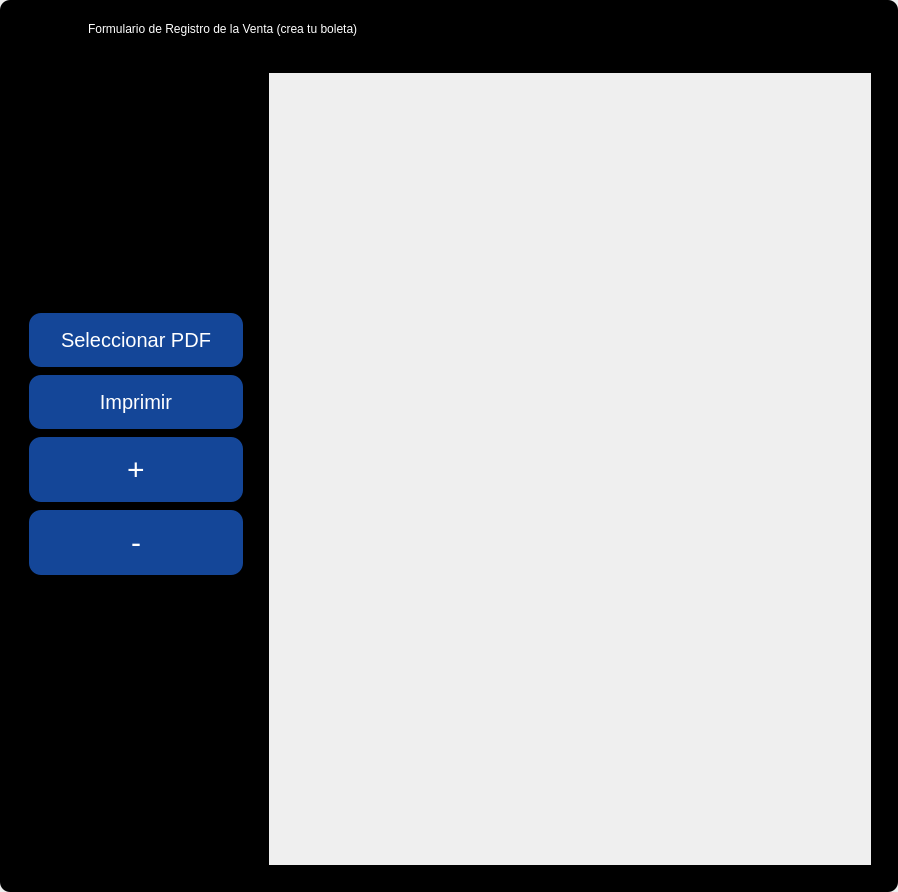
<?xml version="1.0" encoding="UTF-8"?>
<ui version="4.0">
 <class>MainWindow</class>
 <widget class="QMainWindow" name="MainWindow">
  <property name="geometry">
   <rect>
    <x>0</x>
    <y>0</y>
    <width>898</width>
    <height>892</height>
   </rect>
  </property>
  <property name="windowTitle">
   <string>MainWindow</string>
  </property>
  <property name="toolTipDuration">
   <number>-1</number>
  </property>
  <property name="styleSheet">
   <string notr="true"/>
  </property>
  <widget class="QWidget" name="centralwidget">
   <property name="styleSheet">
    <string notr="true"/>
   </property>
   <layout class="QVBoxLayout" name="verticalLayout">
    <property name="spacing">
     <number>0</number>
    </property>
    <property name="leftMargin">
     <number>0</number>
    </property>
    <property name="topMargin">
     <number>0</number>
    </property>
    <property name="rightMargin">
     <number>0</number>
    </property>
    <property name="bottomMargin">
     <number>0</number>
    </property>
    <item>
     <widget class="QFrame" name="frame">
      <property name="enabled">
       <bool>true</bool>
      </property>
      <property name="styleSheet">
       <string notr="true">
QFrame {
border-radius:10px;
	background-color: rgb(0, 0, 0);
 }
</string>
      </property>
      <property name="frameShape">
       <enum>QFrame::StyledPanel</enum>
      </property>
      <property name="frameShadow">
       <enum>QFrame::Raised</enum>
      </property>
      <layout class="QVBoxLayout" name="verticalLayout_2">
       <item>
        <widget class="QFrame" name="frame_superior">
         <property name="minimumSize">
          <size>
           <width>0</width>
           <height>40</height>
          </size>
         </property>
         <property name="maximumSize">
          <size>
           <width>16777215</width>
           <height>40</height>
          </size>
         </property>
         <property name="styleSheet">
          <string notr="true">QPushButton{
border-radius:18px;
}

QPushButton:hover{
	background-color: rgb(0, 0, 0);
}
</string>
         </property>
         <property name="frameShape">
          <enum>QFrame::StyledPanel</enum>
         </property>
         <property name="frameShadow">
          <enum>QFrame::Raised</enum>
         </property>
         <layout class="QHBoxLayout" name="horizontalLayout_3">
          <property name="spacing">
           <number>4</number>
          </property>
          <property name="leftMargin">
           <number>0</number>
          </property>
          <property name="topMargin">
           <number>0</number>
          </property>
          <property name="rightMargin">
           <number>0</number>
          </property>
          <property name="bottomMargin">
           <number>0</number>
          </property>
          <item>
           <spacer name="horizontalSpacer">
            <property name="orientation">
             <enum>Qt::Horizontal</enum>
            </property>
            <property name="sizeType">
             <enum>QSizePolicy::Fixed</enum>
            </property>
            <property name="sizeHint" stdset="0">
             <size>
              <width>25</width>
              <height>15</height>
             </size>
            </property>
           </spacer>
          </item>
          <item>
           <widget class="QPushButton" name="pushButton">
            <property name="maximumSize">
             <size>
              <width>50</width>
              <height>35</height>
             </size>
            </property>
            <property name="styleSheet">
             <string notr="true">QPushButton{
background-color: rgb(0, 0, 0);
}</string>
            </property>
            <property name="text">
             <string/>
            </property>
            <property name="icon">
             <iconset>
              <normalon>../image/ventas.png</normalon>
             </iconset>
            </property>
            <property name="iconSize">
             <size>
              <width>35</width>
              <height>25</height>
             </size>
            </property>
           </widget>
          </item>
          <item>
           <widget class="QLabel" name="label_2">
            <property name="layoutDirection">
             <enum>Qt::LeftToRight</enum>
            </property>
            <property name="styleSheet">
             <string notr="true">color:white;
font: 12pt &quot;MS Shell Dlg 2&quot;;</string>
            </property>
            <property name="text">
             <string>Formulario de Registro de la Venta (crea tu boleta)</string>
            </property>
            <property name="scaledContents">
             <bool>false</bool>
            </property>
            <property name="alignment">
             <set>Qt::AlignLeading|Qt::AlignLeft|Qt::AlignVCenter</set>
            </property>
            <property name="margin">
             <number>0</number>
            </property>
           </widget>
          </item>
          <item>
           <widget class="QPushButton" name="btn_exit">
            <property name="minimumSize">
             <size>
              <width>38</width>
              <height>38</height>
             </size>
            </property>
            <property name="maximumSize">
             <size>
              <width>38</width>
              <height>38</height>
             </size>
            </property>
            <property name="cursor">
             <cursorShape>PointingHandCursor</cursorShape>
            </property>
            <property name="text">
             <string/>
            </property>
            <property name="iconSize">
             <size>
              <width>35</width>
              <height>35</height>
             </size>
            </property>
           </widget>
          </item>
          <item>
           <widget class="QPushButton" name="bt_minimizar">
            <property name="minimumSize">
             <size>
              <width>38</width>
              <height>38</height>
             </size>
            </property>
            <property name="maximumSize">
             <size>
              <width>38</width>
              <height>38</height>
             </size>
            </property>
            <property name="cursor">
             <cursorShape>PointingHandCursor</cursorShape>
            </property>
            <property name="styleSheet">
             <string notr="true"/>
            </property>
            <property name="text">
             <string/>
            </property>
            <property name="icon">
             <iconset>
              <normaloff>image/minus.svg</normaloff>image/minus.svg</iconset>
            </property>
            <property name="iconSize">
             <size>
              <width>38</width>
              <height>38</height>
             </size>
            </property>
           </widget>
          </item>
          <item>
           <widget class="QPushButton" name="bt_maximizar">
            <property name="minimumSize">
             <size>
              <width>38</width>
              <height>38</height>
             </size>
            </property>
            <property name="maximumSize">
             <size>
              <width>38</width>
              <height>38</height>
             </size>
            </property>
            <property name="cursor">
             <cursorShape>PointingHandCursor</cursorShape>
            </property>
            <property name="styleSheet">
             <string notr="true"/>
            </property>
            <property name="text">
             <string/>
            </property>
            <property name="icon">
             <iconset>
              <normaloff>image/chevron-up.svg</normaloff>image/chevron-up.svg</iconset>
            </property>
            <property name="iconSize">
             <size>
              <width>38</width>
              <height>38</height>
             </size>
            </property>
           </widget>
          </item>
          <item>
           <widget class="QPushButton" name="bt_restaurar">
            <property name="minimumSize">
             <size>
              <width>38</width>
              <height>38</height>
             </size>
            </property>
            <property name="maximumSize">
             <size>
              <width>38</width>
              <height>38</height>
             </size>
            </property>
            <property name="cursor">
             <cursorShape>PointingHandCursor</cursorShape>
            </property>
            <property name="styleSheet">
             <string notr="true"/>
            </property>
            <property name="text">
             <string/>
            </property>
            <property name="icon">
             <iconset>
              <normaloff>image/chevron-down.svg</normaloff>image/chevron-down.svg</iconset>
            </property>
            <property name="iconSize">
             <size>
              <width>38</width>
              <height>38</height>
             </size>
            </property>
           </widget>
          </item>
          <item>
           <widget class="QPushButton" name="bt_cerrar">
            <property name="minimumSize">
             <size>
              <width>38</width>
              <height>38</height>
             </size>
            </property>
            <property name="maximumSize">
             <size>
              <width>38</width>
              <height>38</height>
             </size>
            </property>
            <property name="cursor">
             <cursorShape>PointingHandCursor</cursorShape>
            </property>
            <property name="styleSheet">
             <string notr="true"/>
            </property>
            <property name="text">
             <string/>
            </property>
            <property name="icon">
             <iconset>
              <normaloff>image/x.svg</normaloff>image/x.svg</iconset>
            </property>
            <property name="iconSize">
             <size>
              <width>38</width>
              <height>38</height>
             </size>
            </property>
           </widget>
          </item>
         </layout>
        </widget>
       </item>
       <item>
        <widget class="QFrame" name="frame_3">
         <property name="frameShape">
          <enum>QFrame::StyledPanel</enum>
         </property>
         <property name="frameShadow">
          <enum>QFrame::Raised</enum>
         </property>
         <layout class="QHBoxLayout" name="horizontalLayout_4">
          <item>
           <layout class="QVBoxLayout" name="verticalLayout_6">
            <property name="spacing">
             <number>9</number>
            </property>
            <property name="leftMargin">
             <number>9</number>
            </property>
            <property name="topMargin">
             <number>9</number>
            </property>
            <property name="rightMargin">
             <number>9</number>
            </property>
            <property name="bottomMargin">
             <number>9</number>
            </property>
            <item>
             <layout class="QVBoxLayout" name="verticalLayout_7">
              <property name="spacing">
               <number>0</number>
              </property>
              <property name="topMargin">
               <number>0</number>
              </property>
              <property name="rightMargin">
               <number>0</number>
              </property>
              <property name="bottomMargin">
               <number>50</number>
              </property>
              <item>
               <widget class="QPushButton" name="btn_open_file">
                <property name="cursor">
                 <cursorShape>PointingHandCursor</cursorShape>
                </property>
                <property name="styleSheet">
                 <string notr="true">QPushButton {
                background-color: #144698; /* Azul Oscuro */
                border: none;
                color: white;
                padding: 15px 32px;
                text-align: center;
                text-decoration: none;
                font-size: 20px;
                margin: 4px 2px;
                border-radius: 12px;
            }
            QPushButton:hover {
                background-color: #2D005F;
            }
            QPushButton:pressed {
                background-color: #2e7031;
            }</string>
                </property>
                <property name="text">
                 <string>Seleccionar PDF</string>
                </property>
                <property name="icon">
                 <iconset>
                  <normalon>../image/pdf.png</normalon>
                 </iconset>
                </property>
                <property name="iconSize">
                 <size>
                  <width>30</width>
                  <height>30</height>
                 </size>
                </property>
               </widget>
              </item>
              <item>
               <widget class="QPushButton" name="print_button">
                <property name="cursor">
                 <cursorShape>PointingHandCursor</cursorShape>
                </property>
                <property name="styleSheet">
                 <string notr="true">QPushButton {
                background-color: #144698; /* Azul Oscuro */
                border: none;
                color: white;
                padding: 15px 32px;
                text-align: center;
                text-decoration: none;
                font-size: 20px;
                margin: 4px 2px;
                border-radius: 12px;
            }
            QPushButton:hover {
                background-color: #2D005F;
            }
            QPushButton:pressed {
                background-color: #2e7031;
            }</string>
                </property>
                <property name="text">
                 <string>Imprimir</string>
                </property>
                <property name="icon">
                 <iconset>
                  <normalon>../image/printing.png</normalon>
                 </iconset>
                </property>
                <property name="iconSize">
                 <size>
                  <width>30</width>
                  <height>30</height>
                 </size>
                </property>
               </widget>
              </item>
              <item>
               <widget class="QPushButton" name="zoom_in_button">
                <property name="font">
                 <font>
                  <pointsize>-1</pointsize>
                  <underline>false</underline>
                  <strikeout>false</strikeout>
                 </font>
                </property>
                <property name="cursor">
                 <cursorShape>PointingHandCursor</cursorShape>
                </property>
                <property name="styleSheet">
                 <string notr="true">QPushButton {
                background-color: #144698; /* Azul Oscuro */
                border: none;
                color: white;
                padding: 15px 32px;
                text-align: center;
                text-decoration: none;
                font-size: 30px;
                margin: 4px 2px;
                border-radius: 12px;
            }
            QPushButton:hover {
                background-color: #2D005F;
            }
            QPushButton:pressed {
                background-color: #2e7031;
            }</string>
                </property>
                <property name="text">
                 <string>+</string>
                </property>
                <property name="iconSize">
                 <size>
                  <width>30</width>
                  <height>16</height>
                 </size>
                </property>
               </widget>
              </item>
              <item>
               <widget class="QPushButton" name="zoom_out_button">
                <property name="cursor">
                 <cursorShape>PointingHandCursor</cursorShape>
                </property>
                <property name="styleSheet">
                 <string notr="true">QPushButton {
                background-color: #144698; /* Azul Oscuro */
                border: none;
                color: white;
                padding: 15px 32px;
                text-align: center;
                text-decoration: none;
                font-size: 30px;
                margin: 4px 2px;
                border-radius: 12px;
            }
            QPushButton:hover {
                background-color: #2D005F;
            }
            QPushButton:pressed {
                background-color: #2e7031;
            }</string>
                </property>
                <property name="text">
                 <string>-</string>
                </property>
               </widget>
              </item>
             </layout>
            </item>
           </layout>
          </item>
          <item>
           <layout class="QVBoxLayout" name="verticalLayout_9">
            <property name="spacing">
             <number>9</number>
            </property>
            <property name="leftMargin">
             <number>9</number>
            </property>
            <property name="topMargin">
             <number>9</number>
            </property>
            <property name="rightMargin">
             <number>9</number>
            </property>
            <property name="bottomMargin">
             <number>9</number>
            </property>
            <item>
             <layout class="QHBoxLayout" name="image_layout">
              <item>
               <widget class="QScrollArea" name="scrollArea">
                <property name="widgetResizable">
                 <bool>true</bool>
                </property>
                <widget class="QWidget" name="scroll_area">
                 <property name="geometry">
                  <rect>
                   <x>0</x>
                   <y>0</y>
                   <width>572</width>
                   <height>790</height>
                  </rect>
                 </property>
                </widget>
               </widget>
              </item>
             </layout>
            </item>
           </layout>
          </item>
         </layout>
        </widget>
       </item>
      </layout>
     </widget>
    </item>
   </layout>
  </widget>
 </widget>
 <resources/>
 <connections/>
</ui>
